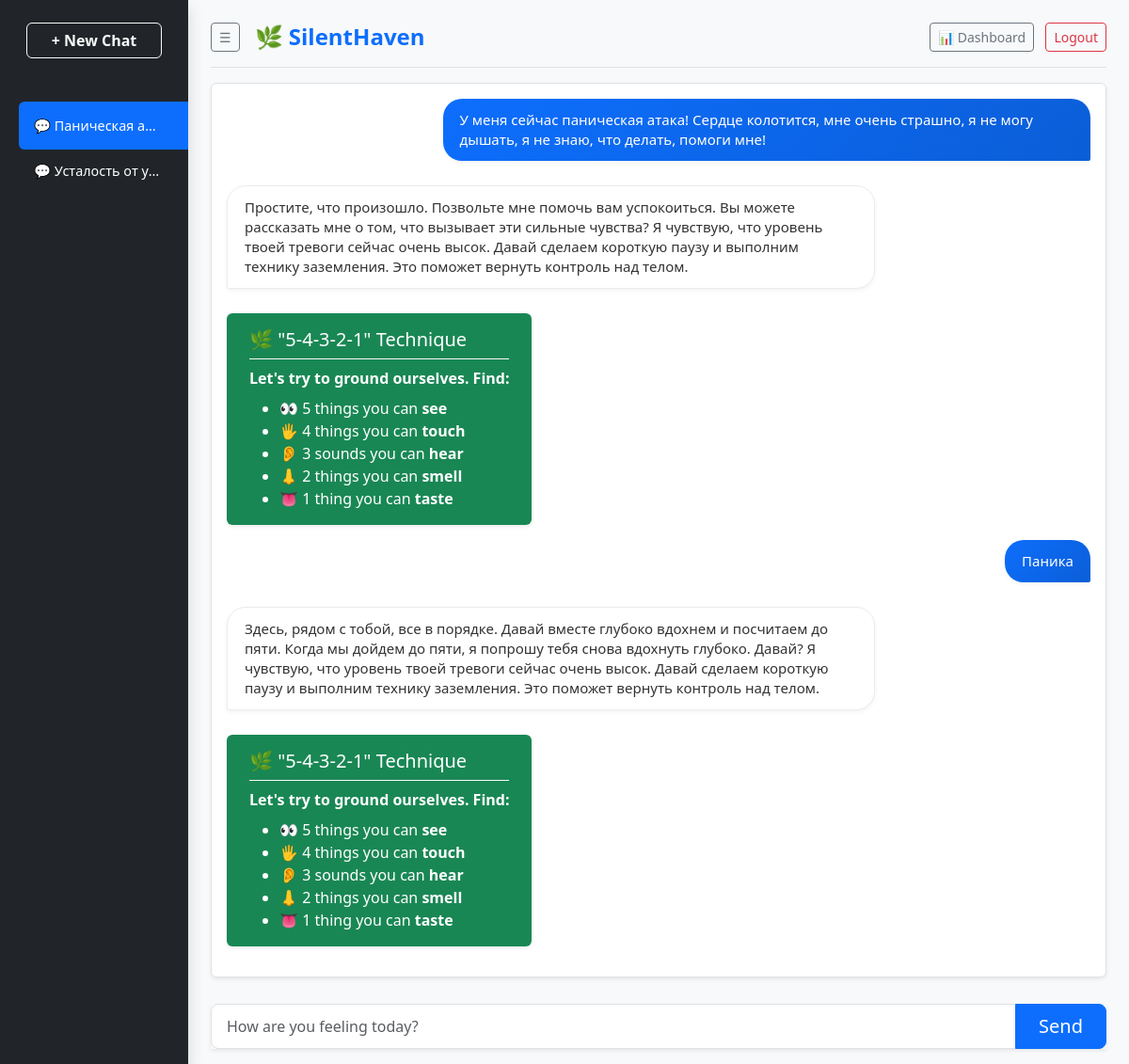
/ (signed in), run on an earlier commit of the app's database.
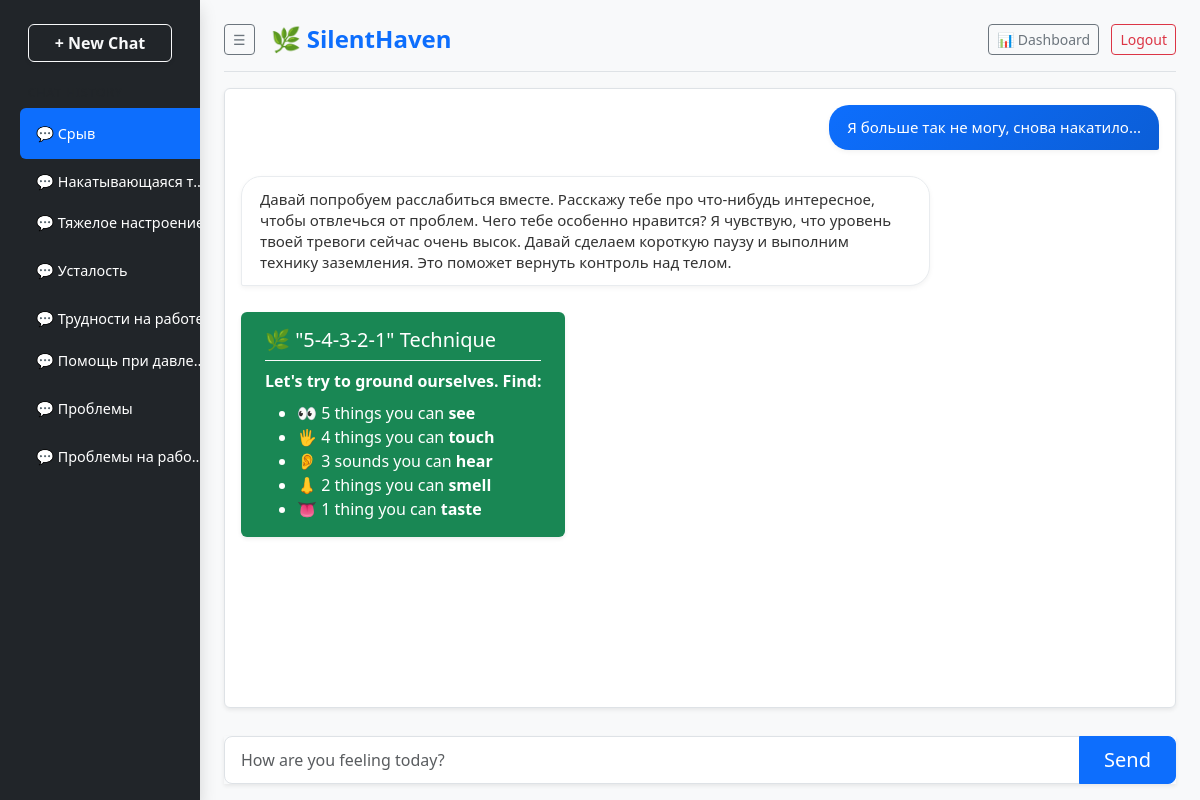
And on a later commit of the database.
### chat/models.py (models this page shows)
class ChatSession(models.Model):
    user = models.ForeignKey(User, on_delete=models.CASCADE)
    title = models.CharField(max_length=255, default="Новый чат")
    created_at = models.DateTimeField(auto_now_add=True)

class Message(models.Model):
    session = models.ForeignKey(ChatSession, on_delete=models.CASCADE)
    sender = models.CharField(max_length=10)
    text = models.TextField()
    timestamp = models.DateTimeField(auto_now_add=True)
    sentiment_value = models.FloatField(null=True, blank=True)
    is_trigger_alert = models.BooleanField(default=False)
    anxiety = models.FloatField(default=0.0) # Тревога
    sadness = models.FloatField(default=0.0) # Грусть/Уныние
    anger = models.FloatField(default=0.0)   # Гнев/Раздражение
    apathy = models.FloatField(default=0.0)  # Апатия/Выгорание
    primary_emotion = models.CharField(max_length=50, default='neutral') # Главная эмоция
    stress_factors = models.CharField(max_length=255, blank=True, null=True) # Источники стресса через запятую

### chat/views.py (the view)
# urls.py: path('', views.chat_interface, name='chat_interface'),
@login_required(login_url='/login/')
def chat_interface(request, session_id=None):
    sessions = ChatSession.objects.filter(user=request.user).order_by('-created_at')
    if session_id:
        current_session = ChatSession.objects.get(id=session_id, user=request.user)
    else:
        current_session = sessions.first()
        if not current_session:
            current_session = ChatSession.objects.create(user=request.user, title="New Chat")
    messages = Message.objects.filter(session=current_session).order_by('timestamp')
    return render(request, 'chat/index.html', {
        'sessions': sessions,
        'current_session': current_session,
        'messages': messages
    })

### chat/templates/chat/index.html (shortened to what the changed rows need)
<!DOCTYPE html>
<html lang="en">
<head>
    <link href="https://cdn.jsdelivr.net/npm/bootstrap@5.3.0/dist/css/bootstrap.min.css" rel="stylesheet">
</head>
<body class="bg-light overflow-hidden">
<div class="container-fluid">
    <div class="row">
        <nav id="sidebar" class="col-md-3 col-lg-2 bg-dark sidebar py-4 shadow">
            <ul class="nav flex-column px-2">
                {% for session in sessions %}
                <li class="nav-item mb-1 d-flex justify-content-between align-items-center rounded {% if session.id == current_session.id %}bg-primary{% else %}hover-bg-secondary{% endif %}">
                    <a class="nav-link text-truncate px-3 py-2 text-white"
                       href="{% url 'chat_with_id' session.id %}" id="chat-title-{{ session.id }}" style="width: 75%; font-size: 0.9rem;">
                        💬 {{ session.title }}
                    </a>
                </li>
                {% endfor %}
            </ul>
        </nav>
        <main id="main-panel" class="col-md-9 col-lg-10 px-md-4 d-flex flex-column" style="height: 100vh;">
            <div id="chat-window" class="p-3 bg-white shadow-sm mt-3 rounded border">
                {% for msg in messages %}
                    <div class="mb-3 d-flex {% if msg.sender == 'user' %}justify-content-end{% endif %}">
                        <div class="message-bubble {% if msg.sender == 'user' %}user-bubble{% else %}ai-bubble{% endif %}">{{ msg.text }}</div>
                    </div>
                    {% if msg.sender == 'ai' and msg.anxiety >= 0.75 %}
                    <div class="mb-3">
                        <div class="d-inline-block p-3 px-4 rounded shadow-sm bg-success text-white" style="max-width: 80%; text-align: left;">
                            <h5 class="mb-2 border-bottom border-light pb-2">🌿 "5-4-3-2-1" Technique</h5>
                            <p class="mb-2 fw-bold">Let's try to ground ourselves. Find:</p>
                            <ul class="mb-0">
                                <li>👀 5 things you can <strong>see</strong></li>
                                <li>🖐️ 4 things you can <strong>touch</strong></li>
                                <li>👂 3 sounds you can <strong>hear</strong></li>
                                <li>👃 2 things you can <strong>smell</strong></li>
                                <li>👅 1 thing you can <strong>taste</strong></li>
                            </ul>
                        </div>
                    </div>
                    {% endif %}
                {% empty %}
                    <div class="text-center text-muted mt-5 h-100 d-flex flex-column justify-content-center align-items-center">
                        <div class="display-1 mb-3">🌿</div>
                        <h5>I'm ready to listen</h5>
                        <p>Share what's on your mind.</p>
                    </div>
                {% endfor %}
            </div>
        </main>
    </div>
</div>
</body>
</html>

What changed in the data, as far as the page shows it:
removed ChatSession: title "Паническая а…"
removed ChatSession: title "Усталость от у…"
removed Message: text "У меня сейчас паническая атака! Сердце колотится, мне очень страшно, я не могу дышать, я не знаю, что делать, помоги мне!", sender "user" (drawn)
removed Message: text "Простите, что произошло. Позвольте мне помочь вам успокоиться. Вы можете рассказать мне о том, что вызывает эти сильные чувства? Я чувствую, что уровень твоей тревоги сейчас очень высок. Давай сделаем короткую паузу и выполним технику заземления. Это поможет вернуть контроль над телом.", sender "🌿 \"5-4-3-2-1\" Technique", shows "Let's try to ground ourselves. Find:"
removed Message: text "Паника", sender "user" (drawn)
removed Message: text "Здесь, рядом с тобой, все в порядке. Давай вместе глубоко вдохнем и посчитаем до пяти. Когда мы дойдем до пяти, я попрошу тебя снова вдохнуть глубоко. Давай? Я чувствую, что уровень твоей тревоги сейчас очень высок. Давай сделаем короткую паузу и выполним технику заземления. Это поможет вернуть контроль над телом.", sender "🌿 \"5-4-3-2-1\" Technique", shows "Let's try to ground ourselves. Find:"
added ChatSession: title "Срыв"
added ChatSession: title "Накатывающаяся т…"
added ChatSession: title "Тяжелое…"
added ChatSession: title "Усталость"
added ChatSession: title "Трудности на…"
added ChatSession: title "Помощь при давл…"
added ChatSession: title "Проблемы"
added ChatSession: title "Проблемы на…"
added Message: text "Я больше так не могу, снова накатило...", sender "user" (drawn)
added Message: text "Давай попробуем расслабиться вместе. Расскажу тебе про что-нибудь интересное, чтобы отвлечься от проблем. Чего тебе особенно нравится? Я чувствую, что уровень твоей тревоги сейчас очень высок. Давай сделаем короткую паузу и выполним технику заземления. Это поможет вернуть контроль над телом.", sender "🌿 \"5-4-3-2-1\" Technique", shows "Let's try to ground ourselves. Find:"
